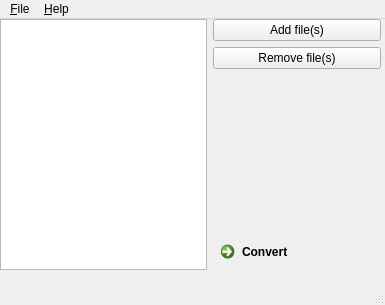
<?xml version="1.0" encoding="UTF-8"?>
<ui version="4.0">
 <class>MainWindow</class>
 <widget class="QMainWindow" name="MainWindow">
  <property name="geometry">
   <rect>
    <x>0</x>
    <y>0</y>
    <width>385</width>
    <height>305</height>
   </rect>
  </property>
  <property name="minimumSize">
   <size>
    <width>385</width>
    <height>305</height>
   </size>
  </property>
  <property name="maximumSize">
   <size>
    <width>385</width>
    <height>305</height>
   </size>
  </property>
  <property name="windowTitle">
   <string>Swf2Exe</string>
  </property>
  <property name="windowIcon">
   <iconset resource="../logo.qrc">
    <normaloff>:/img/resources/logo.png</normaloff>:/img/resources/logo.png</iconset>
  </property>
  <property name="styleSheet">
   <string notr="true"/>
  </property>
  <widget class="QWidget" name="centralwidget">
   <widget class="QWidget" name="gridLayoutWidget">
    <property name="geometry">
     <rect>
      <x>0</x>
      <y>0</y>
      <width>381</width>
      <height>251</height>
     </rect>
    </property>
    <layout class="QGridLayout" name="gridLayout">
     <item row="3" column="2">
      <widget class="QCommandLinkButton" name="commandLinkButton">
       <property name="text">
        <string>Convert</string>
       </property>
      </widget>
     </item>
     <item row="0" column="0" rowspan="4" colspan="2">
      <widget class="QListWidget" name="swfList">
       <property name="acceptDrops">
        <bool>true</bool>
       </property>
       <property name="selectionMode">
        <enum>QAbstractItemView::MultiSelection</enum>
       </property>
      </widget>
     </item>
     <item row="1" column="2">
      <widget class="QPushButton" name="removeSwfBtn">
       <property name="text">
        <string>Remove file(s)</string>
       </property>
      </widget>
     </item>
     <item row="0" column="2">
      <widget class="QPushButton" name="addSwfBtn">
       <property name="text">
        <string>Add file(s)</string>
       </property>
      </widget>
     </item>
     <item row="2" column="2">
      <spacer name="verticalSpacer">
       <property name="orientation">
        <enum>Qt::Vertical</enum>
       </property>
       <property name="sizeHint" stdset="0">
        <size>
         <width>20</width>
         <height>40</height>
        </size>
       </property>
      </spacer>
     </item>
    </layout>
   </widget>
  </widget>
  <widget class="QMenuBar" name="menubar">
   <property name="geometry">
    <rect>
     <x>0</x>
     <y>0</y>
     <width>385</width>
     <height>27</height>
    </rect>
   </property>
   <widget class="QMenu" name="menuFile">
    <property name="title">
     <string>&amp;File</string>
    </property>
    <addaction name="actionExit"/>
   </widget>
   <widget class="QMenu" name="menuAbout">
    <property name="title">
     <string>&amp;Help</string>
    </property>
    <addaction name="actionAbout"/>
   </widget>
   <addaction name="menuFile"/>
   <addaction name="menuAbout"/>
  </widget>
  <widget class="QStatusBar" name="statusbar"/>
  <action name="actionExit">
   <property name="text">
    <string>&amp;Exit</string>
   </property>
   <property name="statusTip">
    <string>Exit the app.</string>
   </property>
  </action>
  <action name="actionAbout">
   <property name="text">
    <string>&amp;About</string>
   </property>
  </action>
 </widget>
 <resources>
  <include location="../logo.qrc"/>
 </resources>
 <connections/>
</ui>
